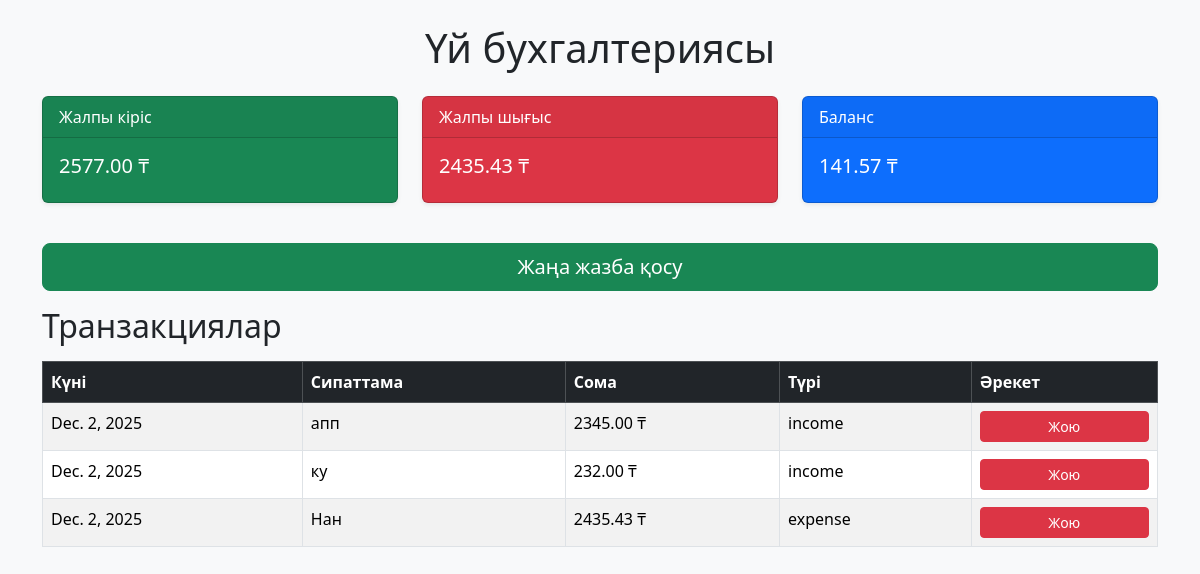
The page / on the database its author committed.
### finance/models.py (models this page shows, shortened)
class Transaction(models.Model):
    TYPE_CHOICES = [
        ('income', 'Кіріс'),
        ('expense', 'Шығыс'),
    ]
    title = models.CharField("Сипаттама", max_length=100)
    amount = models.DecimalField("Сома", max_digits=10, decimal_places=2)
    transaction_type = models.CharField("Түрі", max_length=10, choices=TYPE_CHOICES)
    date = models.DateField("Күні", auto_now_add=True)

### finance/views.py (the view)
# urls.py: path('', views.home, name='home'),
def home(request):
    transactions = Transaction.objects.all().order_by('-date')
    total_income = sum(t.amount for t in transactions if t.transaction_type == 'income')
    total_expense = sum(t.amount for t in transactions if t.transaction_type == 'expense')
    balance = total_income - total_expense
    return render(request, 'finance/home.html', {
        'transactions': transactions,
        'total_income': total_income,
        'total_expense': total_expense,
        'balance': balance
    })

### finance/templates/finance/home.html (shortened to what this page needs)
{% load static %}
<!DOCTYPE html>
<html lang="kk">
<head>
    <link href="https://cdn.jsdelivr.net/npm/bootstrap@5.3.2/dist/css/bootstrap.min.css" rel="stylesheet">
</head>
<body>
<div class="container py-4">
    <h1 class="mb-4 text-center">Үй бухгалтериясы</h1>
    <div class="row mb-4">
        <div class="col-12 col-md-4">
            <div class="card text-white bg-success shadow-sm">
                <div class="card-header">Жалпы кіріс</div>
                <div class="card-body">
                    <h5 class="card-title">{{ total_income }} ₸</h5>
                </div>
            </div>
        </div>
        <div class="col-12 col-md-4">
            <div class="card text-white bg-danger shadow-sm">
                <div class="card-header">Жалпы шығыс</div>
                <div class="card-body">
                    <h5 class="card-title">{{ total_expense }} ₸</h5>
                </div>
            </div>
        </div>
        <div class="col-12 col-md-4">
            <div class="card text-white bg-primary shadow-sm">
                <div class="card-header">Баланс</div>
                <div class="card-body">
                    <h5 class="card-title">{{ balance }} ₸</h5>
                </div>
            </div>
        </div>
    </div>
    <div class="text-end mb-3">
        <a href="{% url 'add_transaction' %}" class="btn btn-success btn-lg w-100 w-md-auto">Жаңа жазба қосу</a>
    </div>
    <h2>Транзакциялар</h2>
    <div class="table-responsive">
        <table class="table table-striped table-bordered mt-2">
            <thead class="table-dark">
                <tr>
                    <th>Күні</th>
                    <th>Сипаттама</th>
                    <th>Сома</th>
                    <th>Түрі</th>
                    <th>Әрекет</th>
                </tr>
            </thead>
            <tbody>
                {% for t in transactions %}
                <tr>
                    <td>{{ t.date }}</td>
                    <td>{{ t.title }}</td>
                    <td>{{ t.amount }} ₸</td>
                    <td>{{ t.transaction_type }}</td>
                    <td>
                        <a href="{% url 'delete_transaction' t.pk %}" class="btn btn-danger btn-sm w-100">Жою</a>
                    </td>
                </tr>
                {% empty %}
                <tr>
                    <td colspan="5" class="text-center">Транзакциялар жоқ</td>
                </tr>
                {% endfor %}
            </tbody>
        </table>
    </div>
</div>
</body>
</html>

### finance/templates/finance/home.html (style rules this page uses)
body { background-color: #f8f9fa; }
.card { margin-bottom: 1rem; }

### rows shown on the page
Transaction: date "Dec. 2, 2025", title "апп", amount "2345.00", transaction_type "income"
Transaction: date "Dec. 2, 2025", title "ку", amount "232.00", transaction_type "income"
Transaction: date "Dec. 2, 2025", title "Нан", amount "2435.43", transaction_type "expense"

### other values the page prints
{{ total_income }} "2577.00"
{{ total_expense }} "2435.43"
{{ balance }} "141.57"
